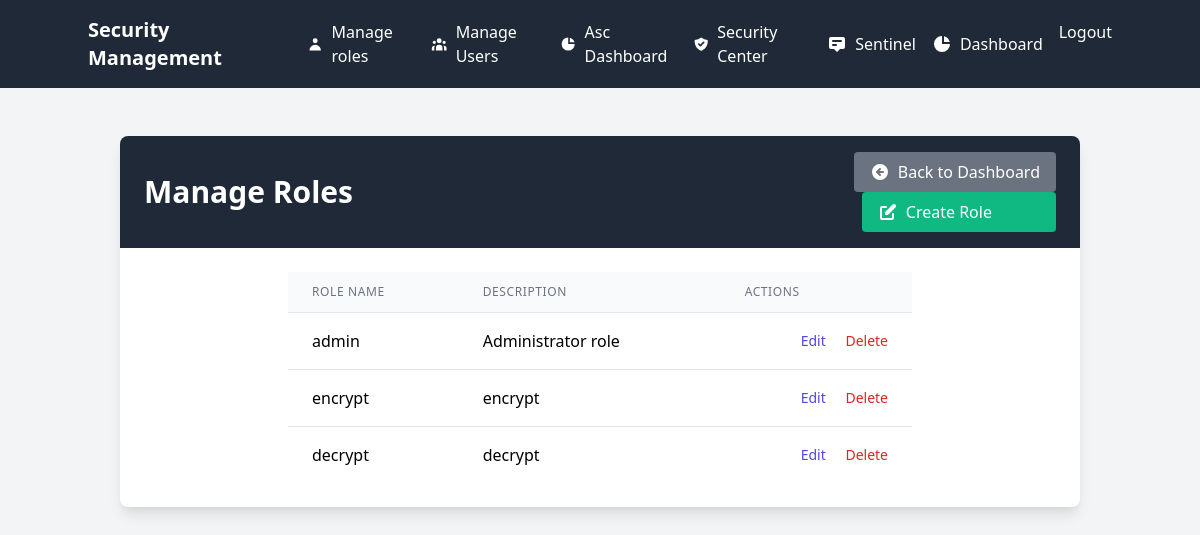
/manage_roles (signed in), run on an earlier commit of the app's database.
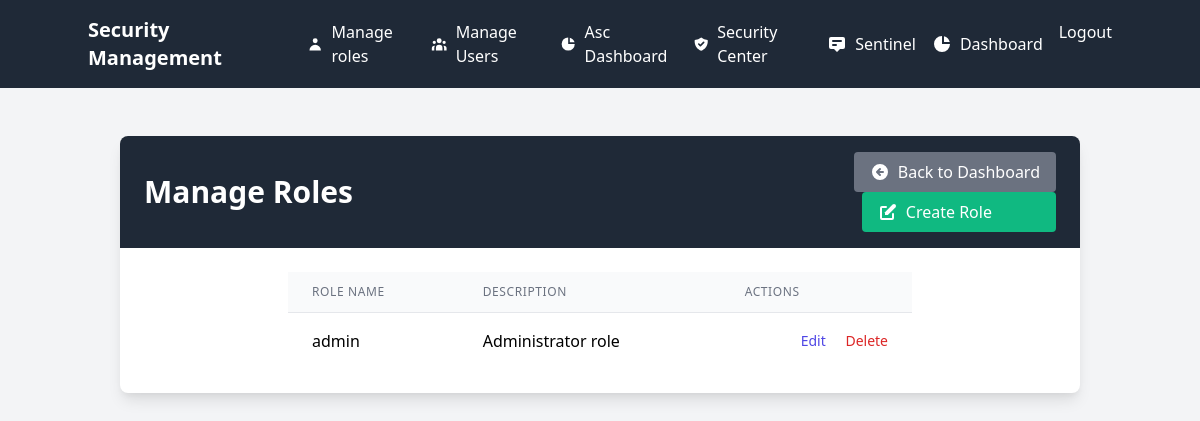
And on a later commit of the database.
### app.py (models this page shows)
class Role(db.Model):
    id = db.Column(db.Integer, primary_key=True)
    name = db.Column(db.String(50), unique=True, nullable=False)
    description = db.Column(db.String(200))
    s_system_role = db.Column(db.Boolean, default=False)
    role_permissions = db.relationship('RolePermission', back_populates='role', cascade='all, delete-orphan')

### app.py (the view)
@app.route('/manage_roles')
@login_required
def manage_roles():
    roles = db.session.query(Role).options(
        joinedload(Role.role_permissions).joinedload(RolePermission.permission)
    ).all()
    return render_template('admin/manage_roles.html', roles=roles)

### app.py (called while the page is built)
@login_manager.user_loader
def load_user(user_id):
    return db.session.get(User, int(user_id))

    def has_permission(self, permission_name):
        if not self.role_relation:
            return False
        return db.session.query(
            exists().where(
                and_(
                    RolePermission.role_id == self.role_relation.id,
                    RolePermission.permission_id == Permission.id,
                    Permission.name == permission_name
                )
            )
        ).scalar()

### templates/admin/manage_roles.html (shortened to what this page needs)
{% extends "base.html" %}
{% block content %}
<div class="container mx-auto px-4 py-8">
    <div class="bg-white shadow-lg rounded-lg overflow-hidden">
        <div class="bg-gray-800 text-white px-6 py-4 flex justify-between items-center">
            <h2 class="text-3xl font-bold">Manage Roles</h2>
            <div class="space-x-2">
                <a href="{{ url_for('admin_bp.admin_dashboard') }}" class="bg-gray-500 hover:bg-gray-600 px-4 py-2 rounded transition flex items-center">
                    <svg xmlns="http://www.w3.org/2000/svg" class="h-5 w-5 mr-2" viewBox="0 0 20 20" fill="currentColor">
                        <path fill-rule="evenodd" d="M10 18a8 8 0 100-16 8 8 0 000 16zm.707-10.293a1 1 0 00-1.414-1.414l-3 3a1 1 0 000 1.414l3 3a1 1 0 001.414-1.414L9.414 11H13a1 1 0 100-2H9.414l1.293-1.293z" clip-rule="evenodd" />
                    </svg>
                    Back to Dashboard
                </a>
                <a href="{{ url_for('admin_bp.create_role') }}" class="bg-green-500 hover:bg-green-600 px-4 py-2 rounded transition flex items-center">
                    Create Role
                </a>
            </div>
        </div>
        <div class="p-6 max-w-2xl mx-auto">
            <table class="min-w-full divide-y divide-gray-200">
                <thead class="bg-gray-50">
                    <tr>
                        <th scope="col" class="px-6 py-3 text-left text-xs font-medium text-gray-500 uppercase tracking-wider">
                            Role Name
                        </th>
                        <th scope="col" class="px-6 py-3 text-left text-xs font-medium text-gray-500 uppercase tracking-wider">
                            Description
                        </th>
                        <th scope="col" class="px-6 py-3 text-left text-xs font-medium text-gray-500 uppercase tracking-wider">
                            Actions
                        </th>
                    </tr>
                </thead>
                <tbody class="bg-white divide-y divide-gray-200">
                    {% for role in roles %}
                    <tr>
                        <td class="px-6 py-4 whitespace-nowrap">
                            {{ role.name }}
                        </td>
                        <td class="px-6 py-4 whitespace-nowrap">
                            {{ role.description }}
                        </td>
                        <td class="px-6 py-4 whitespace-nowrap text-right text-sm font-medium">
                            <a href="{{ url_for('admin_bp.edit_role', role_id=role.id) }}" class="text-indigo-600 hover:text-indigo-900">Edit</a>
                            <form action="{{ url_for('admin_bp.delete_role', role_id=role.id) }}" method="POST" style="display:inline;">
                                <button type="submit" class="text-red-600 hover:text-red-900 ml-4">Delete</button>
                            </form>
                        </td>
                    </tr>
                    {% endfor %}
                </tbody>
            </table>
        </div>
    </div>
</div>
{% endblock %}

What changed in the data, as far as the page shows it:
removed Role: name "encrypt", description "encrypt"
removed Role: name "decrypt", description "decrypt"
